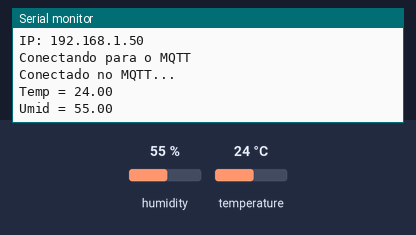
A sketch run on a simulated ESP8266 (NodeMCU). Parts: the last lines printed to the serial monitor. Inputs (shaded band) come from the test bench; at power-on: humidity 55 %, temperature 24 °C. WiFi joins after 1.5 s; servers stay silent unless stated; no MQTT or app messages arrive unless stated.

Above: at 18.0 s.
18.1 s: humidity set to 22 %
At 20.6 s:
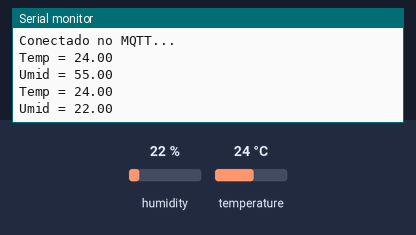
33.1 s: temperature set to 12 °C
At 40.6 s:
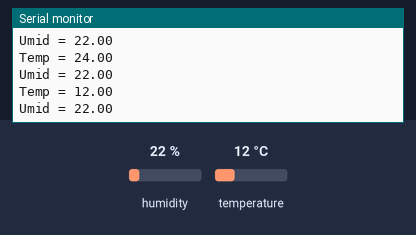
48.1 s: humidity set to 40 %
At 50.6 s:
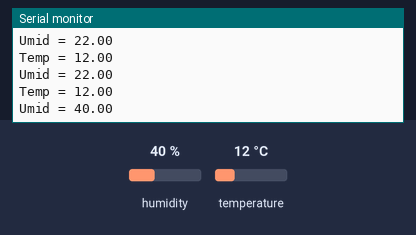
Timing chart, 0 to 52.1 s (numbered marks = the images above; inputs shaded):
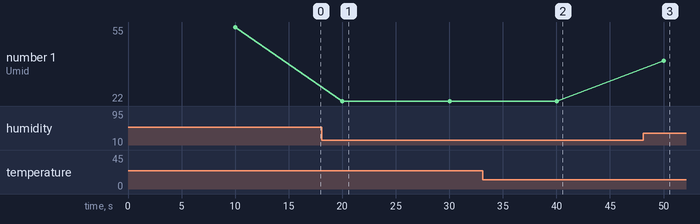

Measured:
- after the input at 18.1 s, the serial monitor: prints a new line after 1.9 s (image 1)
- after the input at 33.1 s, the serial monitor: prints a new line after 6.9 s (image 2)
- after the input at 48.1 s, the serial monitor: prints a new line after 1.9 s (image 3)
- plotted number 1: 55 → 22 after the input at 18.1 s, 22 → 40 after the input at 48.1 s

The sketch:

temp_umi.ino
```cpp
// Professor Elton de Sousa e Silva

#include "DHT.h"
#include <ESP8266WiFi.h>
#include <AsyncMqttClient.h>
#include <Ticker.h>


#define WIFI_SSID           "AGUIAR_ADM"
#define WIFI_PASSWORD       "a0b9c8d7e6"

#define MQTT_HOST           "mqtt.autodomo.io"
#define MQTT_PORT           1883

const char* USER_MQTT       = "User000001075";
const char* PASSWORD_MQTT   = "upfkk9ym";
#define ID_MQTT             "02AA65F25E6D"

#define MQTT_PUB_TEMP       "/autodomo/User000001075/03AAFB3F83DF/temperature/state"
#define MQTT_PUB_HUM        "/autodomo/User000001075/02AA65F25E6D/humidity/state"


// Pino de Dados do DHT11
#define DHTPIN 2

// Defino qual o tipo de DTH  dht11/dht22
#define DHTTYPE DHT11


// LIGAR O SENSOR
DHT dht(DHTPIN, DHTTYPE);

float temp;
float umid;


AsyncMqttClient mqttClient;
Ticker wifiReconnectTimer;
Ticker mqttReconnectTimer;


WiFiEventHandler wifiConnectHandler;
WiFiEventHandler wifiDisconnectHandler;

unsigned long tempoAnterior = 0;
const long    intervalo     = 10000;

void setup() {
  // put your setup code here, to run once:
  initParametros();
  wifiInit();
  connectToWifi();
  mqttInit();

}

void loop() {
  // put your main code here, to run repeatedly:
   unsigned long tempoAtualMillis = millis();

  if(tempoAtualMillis - tempoAnterior >= intervalo){
    tempoAnterior = tempoAtualMillis;

    sensor();

  }

}
```

01_init.ino
```cpp
void initParametros(){
  Serial.begin(115200);
  dht.begin();

}
```

02_Wifi.ino
```cpp
void connectToWifi(){
  Serial.println("Conectando Wifi");
  WiFi.begin(WIFI_SSID, WIFI_PASSWORD);
}


void onWifiConnect(const WiFiEventStationModeGotIP& event){
  Serial.println("Wifi Conectado");
  Serial.print("IP: ");
  Serial.println(WiFi.localIP());
  connectToMqtt();
}

void onWifiDisconnect(const WiFiEventStationModeDisconnected& event){
  Serial.println("Wifi Disconectado");
  wifiReconnectTimer.once(2, connectToWifi);
}


void wifiInit(){
  wifiConnectHandler = WiFi.onStationModeGotIP(onWifiConnect);
  wifiDisconnectHandler = WiFi.onStationModeDisconnected(onWifiDisconnect);
}
```

03_Mqtt.ino
```cpp
void connectToMqtt(){
  Serial.println("Conectando para o MQTT");
  mqttClient.connect();
}

void onMqttConnect(bool sessionPresent){
  Serial.println("Conectado no MQTT...");
}

void onMqttDisconnect(AsyncMqttClientDisconnectReason reason){
  Serial.println("Disconectado no MQTT...");

  if(WiFi.isConnected()){
    mqttReconnectTimer.once(2, connectToMqtt);
  }

}


void mqttInit(){
  mqttClient.setServer(MQTT_HOST, MQTT_PORT);
  mqttClient.setCredentials(USER_MQTT, PASSWORD_MQTT);
  mqttClient.setClientId(ID_MQTT);
  mqttClient.onConnect(onMqttConnect);
  mqttClient.onDisconnect(onMqttDisconnect);
}
```

04_Sensor.ino
```cpp
void sensor(){

  temp = dht.readTemperature();
  umid = dht.readHumidity();

  Serial.print("Temp = ");
  Serial.println( temp );

  Serial.print("Umid = ");
  Serial.println( umid );

 if(isnan(temp) || isnan(umid)){
  return;
 }

  mqttClient.publish( MQTT_PUB_TEMP, 1, true,  String(temp).c_str() );
  mqttClient.publish( MQTT_PUB_HUM, 1, true,  String(umid).c_str() );

  }


//Valor 0: não confiável, a mensagem é entregue no máximo uma única vez, se o cliente estiver indisponível no momento, ele perderá a mensagem.
//Valor 1: a mensagem deve ser entregue pelo menos uma vez.
//Valor 2: a mensagem deve ser entregue exatamente uma vez.
```
